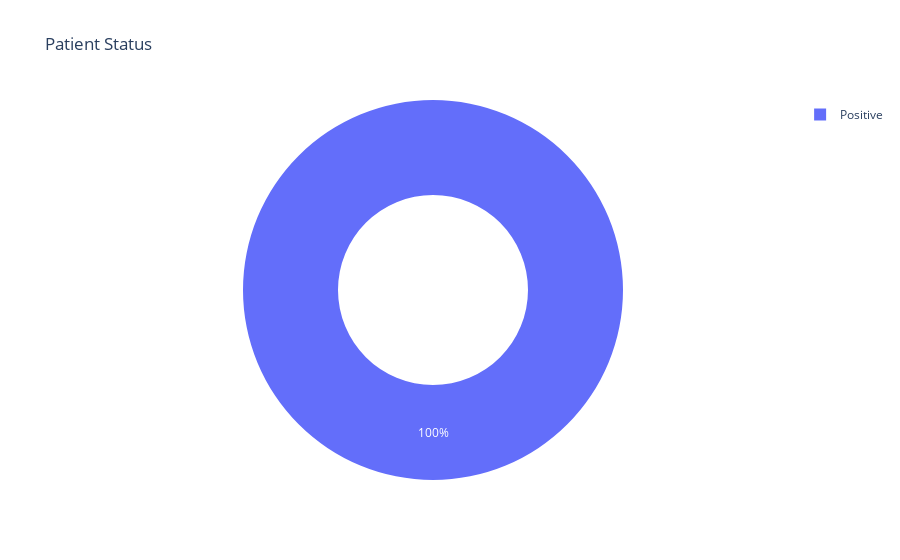

Write notebook code for a chart like this one.
### Code cell
ER_status = df['ER status'].value_counts()
transactions = ER_status.index
quantity = ER_status.values

figure = px.pie(df, 
             values=quantity, 
             names=transactions,hole = 0.5, 
             title="Patient Status")
figure.show()

### Figure 1 — Plotly figure (JSON) as saved in the notebook; plotly's stock layout.template omitted (floating-point values rounded to 4 significant figures)
{"data": [{"domain": {"x": [0, 1], "y": [0, 1]}, "hole": 0.5, "hovertemplate": "label=%{label}<br>value=%{value}<extra></extra>", "labels": ["Positive"], "legendgroup": "", "name": "", "showlegend": true, "type": "pie", "values": [317]}], "layout": {"legend": {"tracegroupgap": 0}, "title": {"text": "Patient Status"}}}
